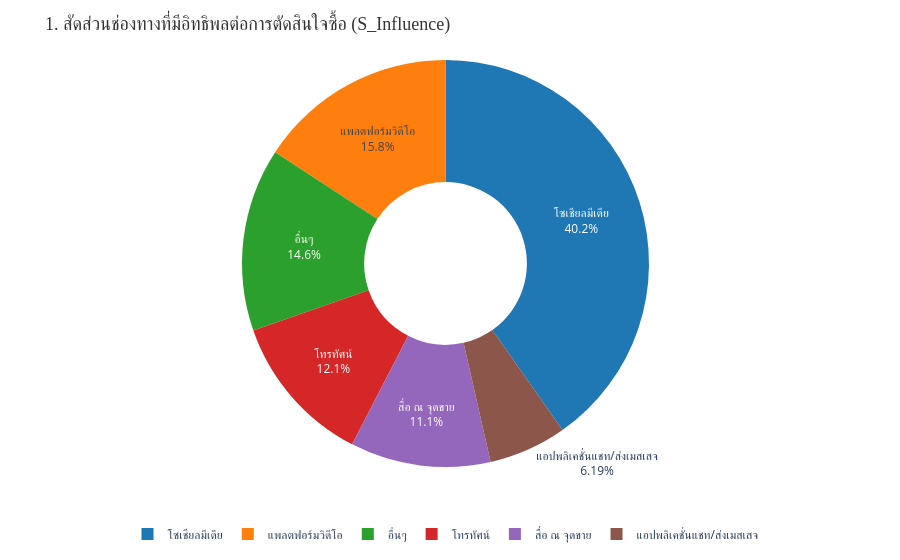
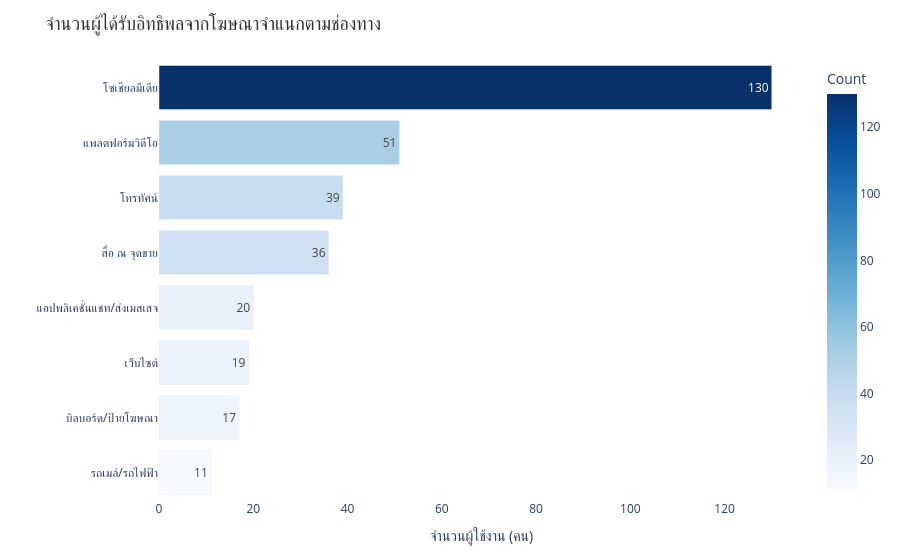
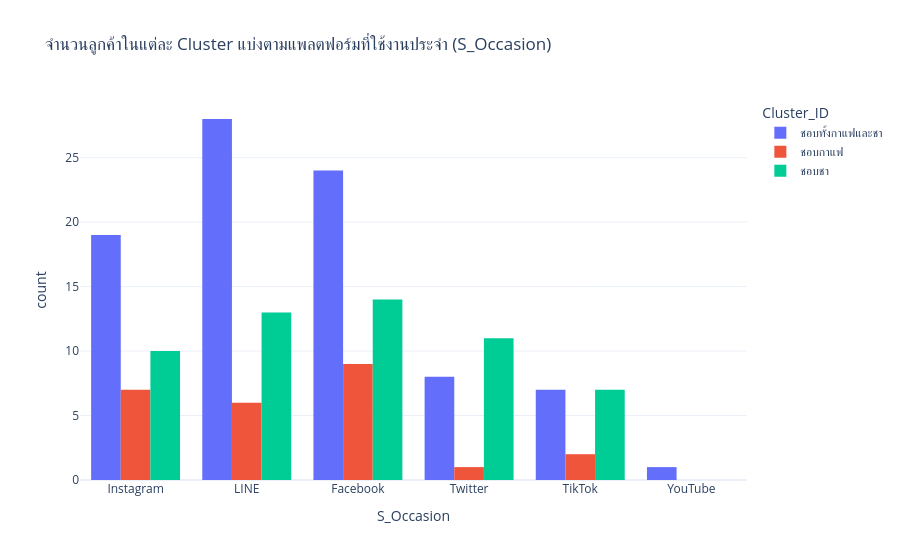
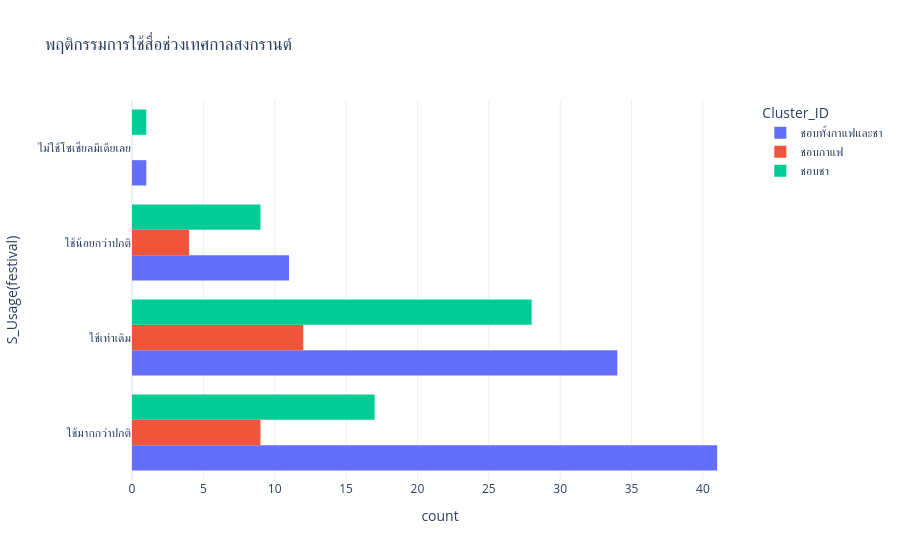

Notebook source saved alongside these figures, in order:
### Code cell
import pandas as pd
import plotly.express as px

# 1. โหลดข้อมูล
df = pd.read_csv('cleaned_data.csv')

# ---------------------------------------------------------
# กราฟที่ 1: Donut Chart สัดส่วนช่องทางที่มีอิทธิพล (S_Influence)
# ---------------------------------------------------------
main_cats = ['โซเชียลมีเดีย', 'แพลตฟอร์มวิดีโอ', 'โทรทัศน์', 'สื่อ ณ จุดขาย', 'แอปพลิเคชั่นแชท/ส่งเมสเสจ']
cat_counts = {cat: df['S_Influence'].str.contains(cat).sum() for cat in main_cats}

other_cats = ['เว็บไซต์', 'บิลบอร์ด/ป้ายโฆษณา', 'รถเมล์/รถไฟฟ้า']
other_sum = sum([df['S_Influence'].str.contains(cat).sum() for cat in other_cats])
cat_counts['อื่นๆ'] = other_sum

df_pie = pd.DataFrame(list(cat_counts.items()), columns=['Platform', 'Count'])

fig1 = px.pie(
    df_pie, 
    values='Count', 
    names='Platform', 
    title='1. สัดส่วนช่องทางที่มีอิทธิพลต่อการตัดสินใจซื้อ (S_Influence)', 
    hole=0.4, # เปลี่ยนเป็น Donut Chart เพื่อความทันสมัย
    color_discrete_sequence=prof_colors
)
fig1.update_traces(textinfo='percent+label', textfont_size=12)
fig1.update_layout(
    title_font=dict(size=18, family="Tahoma", color="#333"),
    legend=dict(orientation="h", yanchor="bottom", y=-0.2, xanchor="center", x=0.5),
    margin=dict(t=60, b=60, l=40, r=40),
    paper_bgcolor='white',
    plot_bgcolor='white'
)
fig1.show()

# ---------------------------------------------------------
# กราฟที่ 2: Bar Chart แนวนอน เรียงลำดับ (Sorted Bar Chart)
# ---------------------------------------------------------
all_categories = main_cats + other_cats
counts = {cat: df['S_Influence'].str.contains(cat).sum() for cat in all_categories}

df_influence = pd.DataFrame(list(counts.items()), columns=['Platform', 'Count']).sort_values(by='Count', ascending=True)

fig2 = px.bar(
    df_influence, 
    x='Count', 
    y='Platform', 
    title='จำนวนผู้ได้รับอิทธิพลจากโฆษณาจำแนกตามช่องทาง', 
    orientation='h', 
    text_auto=True,
    color='Count',
    color_continuous_scale='Blues' # ใช้โทนสีฟ้าเข้มไล่ระดับ
)
fig2.update_layout(
    title_font=dict(size=18, family="Tahoma", color="#333"),
    xaxis_title="จำนวนผู้ใช้งาน (คน)",
    yaxis_title="",
    margin=dict(t=60, b=60, l=120, r=40),
    paper_bgcolor='white',
    plot_bgcolor='white'
)
fig2.show()

# ---------------------------------------------------------
# กราฟที่ 3: กราฟเปรียบเทียบ S_Occasion แบ่งตาม Cluster_ID
# ---------------------------------------------------------
fig3 = px.histogram(
    df_filtered, 
    x='S_Occasion', 
    color='Cluster_ID', 
    title='จำนวนลูกค้าในแต่ละ Cluster แบ่งตามแพลตฟอร์มที่ใช้งานประจำ (S_Occasion)', 
    barmode='group', 
    template='plotly_white'
)
fig3.show()

# ---------------------------------------------------------
# กราฟที่ 4: กราฟพฤติกรรมการใช้สื่อช่วงเทศกาลสงกรานต์ (Festival)
# ---------------------------------------------------------
fig4 = px.histogram(
    df_filtered, 
    y='S_Usage(festival)', 
    color='Cluster_ID', 
    title='พฤติกรรมการใช้สื่อช่วงเทศกาลสงกรานต์', 
    barmode='group', 
    template='plotly_white'
)
fig4.show()

### Figure 1 — Plotly figure (JSON) as saved in the notebook; plotly's stock layout.template omitted (floating-point values rounded to 4 significant figures)
{"data": [{"domain": {"x": [0, 1], "y": [0, 1]}, "hole": 0.4, "hovertemplate": "Platform=%{label}<br>Count=%{value}<extra></extra>", "labels": ["โซเชียลมีเดีย", "แพลตฟอร์มวิดีโอ", "โทรทัศน์", "สื่อ ณ จุดขาย", "แอปพลิเคชั่นแชท/ส่งเมสเสจ", "อื่นๆ"], "legendgroup": "", "name": "", "showlegend": true, "textfont": {"size": 12}, "textinfo": "percent+label", "type": "pie", "values": [130, 51, 39, 36, 20, 47]}], "layout": {"legend": {"orientation": "h", "tracegroupgap": 0, "x": 0.5, "xanchor": "center", "y": -0.2, "yanchor": "bottom"}, "margin": {"b": 60, "l": 40, "r": 40, "t": 60}, "paper_bgcolor": "white", "piecolorway": ["#1F77B4", "#FF7F0E", "#2CA02C", "#D62728", "#9467BD", "#8C564B", "#E377C2", "#7F7F7F", "#BCBD22", "#17BECF"], "plot_bgcolor": "white", "title": {"font": {"color": "#333", "family": "Tahoma", "size": 18}, "text": "1. สัดส่วนช่องทางที่มีอิทธิพลต่อการตัดสินใจซื้อ (S_Influence)"}}}

### Figure 2 — Plotly figure (JSON) as saved in the notebook; plotly's stock layout.template omitted (floating-point values rounded to 4 significant figures)
{"data": [{"hovertemplate": "Count=%{marker.color}<br>Platform=%{y}<extra></extra>", "legendgroup": "", "marker": {"color": [11, 17, 19, 20, 36, 39, 51, 130], "coloraxis": "coloraxis", "pattern": {"shape": ""}}, "name": "", "orientation": "h", "showlegend": false, "textposition": "auto", "texttemplate": "%{x}", "type": "bar", "x": [11, 17, 19, 20, 36, 39, 51, 130], "xaxis": "x", "y": ["รถเมล์/รถไฟฟ้า", "บิลบอร์ด/ป้ายโฆษณา", "เว็บไซต์", "แอปพลิเคชั่นแชท/ส่งเมสเสจ", "สื่อ ณ จุดขาย", "โทรทัศน์", "แพลตฟอร์มวิดีโอ", "โซเชียลมีเดีย"], "yaxis": "y"}], "layout": {"barmode": "relative", "coloraxis": {"colorbar": {"title": {"text": "Count"}}, "colorscale": [[0, "rgb(247,251,255)"], [0.125, "rgb(222,235,247)"], [0.25, "rgb(198,219,239)"], [0.375, "rgb(158,202,225)"], [0.5, "rgb(107,174,214)"], [0.625, "rgb(66,146,198)"], [0.75, "rgb(33,113,181)"], [0.875, "rgb(8,81,156)"], [1, "rgb(8,48,107)"]]}, "legend": {"tracegroupgap": 0}, "margin": {"b": 60, "l": 120, "r": 40, "t": 60}, "paper_bgcolor": "white", "plot_bgcolor": "white", "title": {"font": {"color": "#333", "family": "Tahoma", "size": 18}, "text": "จำนวนผู้ได้รับอิทธิพลจากโฆษณาจำแนกตามช่องทาง"}, "xaxis": {"anchor": "y", "domain": [0, 1], "title": {"text": "จำนวนผู้ใช้งาน (คน)"}}, "yaxis": {"anchor": "x", "domain": [0, 1], "title": {"text": ""}}}}

### Figure 3 — Plotly figure (JSON) as saved in the notebook; plotly's stock layout.template omitted (floating-point values rounded to 4 significant figures)
{"data": [{"alignmentgroup": "True", "bingroup": "x", "hovertemplate": "Cluster_ID=ชอบทั้งกาแฟและชา<br>S_Occasion=%{x}<br>count=%{y}<extra></extra>", "legendgroup": "ชอบทั้งกาแฟและชา", "marker": {"color": "#636efa", "pattern": {"shape": ""}}, "name": "ชอบทั้งกาแฟและชา", "offsetgroup": "ชอบทั้งกาแฟและชา", "orientation": "v", "showlegend": true, "type": "histogram", "x": ["Instagram", "LINE", "LINE", "LINE", "LINE", "Facebook", "Facebook", "LINE", "LINE", "Facebook", "Twitter", "Facebook", "Facebook", "LINE", "Facebook", "Instagram", "LINE", "TikTok", "Facebook", "Twitter", "TikTok", "Facebook", "LINE", "LINE", "LINE", "Facebook", "Twitter", "Twitter", "LINE", "LINE", "Instagram", "TikTok", "TikTok", "TikTok", "Twitter", "TikTok", "Instagram", "Facebook", "Instagram", "Facebook", "Facebook", "LINE", "Instagram", "Facebook", "Facebook", "Facebook", "Facebook", "LINE", "Instagram", "LINE", "LINE", "Facebook", "Facebook", "LINE", "LINE", "YouTube", "Facebook", "Instagram", "Instagram", "Instagram", "Facebook", "LINE", "LINE", "Instagram", "LINE", "LINE", "Facebook", "Instagram", "Instagram", "LINE", "Facebook", "Facebook", "Twitter", "LINE", "LINE", "Twitter", "Instagram", "Instagram", "Facebook", "Instagram", "TikTok", "Instagram", "Twitter", "Instagram", "LINE", "LINE", "Instagram"], "xaxis": "x", "yaxis": "y"}, {"alignmentgroup": "True", "bingroup": "x", "hovertemplate": "Cluster_ID=ชอบกาแฟ<br>S_Occasion=%{x}<br>count=%{y}<extra></extra>", "legendgroup": "ชอบกาแฟ", "marker": {"color": "#EF553B", "pattern": {"shape": ""}}, "name": "ชอบกาแฟ", "offsetgroup": "ชอบกาแฟ", "orientation": "v", "showlegend": true, "type": "histogram", "x": ["LINE", "TikTok", "Instagram", "Instagram", "Facebook", "TikTok", "Instagram", "Facebook", "LINE", "Facebook", "Facebook", "Facebook", "Facebook", "LINE", "Instagram", "LINE", "Twitter", "Instagram", "Facebook", "Facebook", "Instagram", "LINE", "LINE", "Facebook", "Instagram"], "xaxis": "x", "yaxis": "y"}, {"alignmentgroup": "True", "bingroup": "x", "hovertemplate": "Cluster_ID=ชอบชา<br>S_Occasion=%{x}<br>count=%{y}<extra></extra>", "legendgroup": "ชอบชา", "marker": {"color": "#00cc96", "pattern": {"shape": ""}}, "name": "ชอบชา", "offsetgroup": "ชอบชา", "orientation": "v", "showlegend": true, "type": "histogram", "x": ["Facebook", "Facebook", "Facebook", "LINE", "Facebook", "Instagram", "Instagram", "LINE", "Facebook", "LINE", "Instagram", "Twitter", "Twitter", "Instagram", "Twitter", "TikTok", "Twitter", "Instagram", "Facebook", "TikTok", "Facebook", "LINE", "TikTok", "Instagram", "Twitter", "Facebook", "TikTok", "Facebook", "Twitter", "Twitter", "LINE", "TikTok", "Instagram", "Instagram", "Facebook", "TikTok", "LINE", "LINE", "Instagram", "LINE", "Twitter", "TikTok", "Facebook", "Twitter", "LINE", "Facebook", "LINE", "LINE", "LINE", "Facebook", "Twitter", "Facebook", "Twitter", "LINE", "Instagram"], "xaxis": "x", "yaxis": "y"}], "layout": {"barmode": "group", "legend": {"title": {"text": "Cluster_ID"}, "tracegroupgap": 0}, "title": {"text": "จำนวนลูกค้าในแต่ละ Cluster แบ่งตามแพลตฟอร์มที่ใช้งานประจำ (S_Occasion)"}, "xaxis": {"anchor": "y", "domain": [0, 1], "title": {"text": "S_Occasion"}}, "yaxis": {"anchor": "x", "domain": [0, 1], "title": {"text": "count"}}}}

### Figure 4 — Plotly figure (JSON) as saved in the notebook; plotly's stock layout.template omitted (floating-point values rounded to 4 significant figures)
{"data": [{"alignmentgroup": "True", "bingroup": "y", "hovertemplate": "Cluster_ID=ชอบทั้งกาแฟและชา<br>count=%{x}<br>S_Usage(festival)=%{y}<extra></extra>", "legendgroup": "ชอบทั้งกาแฟและชา", "marker": {"color": "#636efa", "pattern": {"shape": ""}}, "name": "ชอบทั้งกาแฟและชา", "offsetgroup": "ชอบทั้งกาแฟและชา", "orientation": "h", "showlegend": true, "type": "histogram", "xaxis": "x", "y": ["ใช้มากกว่าปกติ", "ใช้มากกว่าปกติ", "ใช้เท่าเดิม", "ใช้มากกว่าปกติ", "ใช้มากกว่าปกติ", "ใช้เท่าเดิม", "ใช้น้อยกว่าปกติ", "ใช้มากกว่าปกติ", "ใช้มากกว่าปกติ", "ใช้น้อยกว่าปกติ", "ใช้เท่าเดิม", "ใช้เท่าเดิม", "ใช้เท่าเดิม", "ใช้มากกว่าปกติ", "ใช้เท่าเดิม", "ใช้มากกว่าปกติ", "ใช้น้อยกว่าปกติ", "ใช้เท่าเดิม", "ใช้เท่าเดิม", "ใช้มากกว่าปกติ", "ใช้น้อยกว่าปกติ", "ใช้เท่าเดิม", "ใช้มากกว่าปกติ", "ใช้มากกว่าปกติ", "ใช้มากกว่าปกติ", "ใช้มากกว่าปกติ", "ใช้มากกว่าปกติ", "ใช้เท่าเดิม", "ใช้มากกว่าปกติ", "ใช้มากกว่าปกติ", "ใช้มากกว่าปกติ", "ใช้มากกว่าปกติ", "ใช้เท่าเดิม", "ใช้มากกว่าปกติ", "ใช้มากกว่าปกติ", "ใช้มากกว่าปกติ", "ใช้มากกว่าปกติ", "ใช้เท่าเดิม", "ใช้มากกว่าปกติ", "ใช้มากกว่าปกติ", "ใช้เท่าเดิม", "ไม่ใช้โซเชียลมีเดียเลย", "ใช้เท่าเดิม", "ใช้เท่าเดิม", "ใช้เท่าเดิม", "ใช้มากกว่าปกติ", "ใช้เท่าเดิม", "ใช้มากกว่าปกติ", "ใช้มากกว่าปกติ", "ใช้เท่าเดิม", "ใช้เท่าเดิม", "ใช้เท่าเดิม", "ใช้น้อยกว่าปกติ", "ใช้เท่าเดิม", "ใช้มากกว่าปกติ", "ใช้เท่าเดิม", "ใช้มากกว่าปกติ", "ใช้มากกว่าปกติ", "ใช้มากกว่าปกติ", "ใช้เท่าเดิม", "ใช้เท่าเดิม", "ใช้เท่าเดิม", "ใช้มากกว่าปกติ", "ใช้เท่าเดิม", "ใช้น้อยกว่าปกติ", "ใช้น้อยกว่าปกติ", "ใช้เท่าเดิม", "ใช้มากกว่าปกติ", "ใช้มากกว่าปกติ", "ใช้มากกว่าปกติ", "ใช้น้อยกว่าปกติ", "ใช้เท่าเดิม", "ใช้น้อยกว่าปกติ", "ใช้มากกว่าปกติ", "ใช้น้อยกว่าปกติ", "ใช้มากกว่าปกติ", "ใช้เท่าเดิม", "ใช้มากกว่าปกติ", "ใช้มากกว่าปกติ", "ใช้มากกว่าปกติ", "ใช้น้อยกว่าปกติ", "ใช้มากกว่าปกติ", "ใช้เท่าเดิม", "ใช้เท่าเดิม", "ใช้เท่าเดิม", "ใช้เท่าเดิม", "ใช้เท่าเดิม"], "yaxis": "y"}, {"alignmentgroup": "True", "bingroup": "y", "hovertemplate": "Cluster_ID=ชอบกาแฟ<br>count=%{x}<br>S_Usage(festival)=%{y}<extra></extra>", "legendgroup": "ชอบกาแฟ", "marker": {"color": "#EF553B", "pattern": {"shape": ""}}, "name": "ชอบกาแฟ", "offsetgroup": "ชอบกาแฟ", "orientation": "h", "showlegend": true, "type": "histogram", "xaxis": "x", "y": ["ใช้น้อยกว่าปกติ", "ใช้มากกว่าปกติ", "ใช้เท่าเดิม", "ใช้เท่าเดิม", "ใช้มากกว่าปกติ", "ใช้เท่าเดิม", "ใช้เท่าเดิม", "ใช้มากกว่าปกติ", "ใช้มากกว่าปกติ", "ใช้เท่าเดิม", "ใช้เท่าเดิม", "ใช้เท่าเดิม", "ใช้มากกว่าปกติ", "ใช้เท่าเดิม", "ใช้เท่าเดิม", "ใช้น้อยกว่าปกติ", "ใช้เท่าเดิม", "ใช้มากกว่าปกติ", "ใช้น้อยกว่าปกติ", "ใช้มากกว่าปกติ", "ใช้มากกว่าปกติ", "ใช้เท่าเดิม", "ใช้เท่าเดิม", "ใช้น้อยกว่าปกติ", "ใช้มากกว่าปกติ"], "yaxis": "y"}, {"alignmentgroup": "True", "bingroup": "y", "hovertemplate": "Cluster_ID=ชอบชา<br>count=%{x}<br>S_Usage(festival)=%{y}<extra></extra>", "legendgroup": "ชอบชา", "marker": {"color": "#00cc96", "pattern": {"shape": ""}}, "name": "ชอบชา", "offsetgroup": "ชอบชา", "orientation": "h", "showlegend": true, "type": "histogram", "xaxis": "x", "y": ["ใช้เท่าเดิม", "ใช้มากกว่าปกติ", "ใช้เท่าเดิม", "ใช้มากกว่าปกติ", "ใช้เท่าเดิม", "ใช้น้อยกว่าปกติ", "ใช้เท่าเดิม", "ใช้เท่าเดิม", "ใช้เท่าเดิม", "ใช้มากกว่าปกติ", "ใช้มากกว่าปกติ", "ใช้มากกว่าปกติ", "ใช้เท่าเดิม", "ใช้เท่าเดิม", "ใช้เท่าเดิม", "ใช้เท่าเดิม", "ใช้น้อยกว่าปกติ", "ใช้เท่าเดิม", "ใช้เท่าเดิม", "ใช้เท่าเดิม", "ใช้มากกว่าปกติ", "ใช้เท่าเดิม", "ใช้น้อยกว่าปกติ", "ใช้เท่าเดิม", "ใช้เท่าเดิม", "ใช้เท่าเดิม", "ใช้มากกว่าปกติ", "ไม่ใช้โซเชียลมีเดียเลย", "ใช้น้อยกว่าปกติ", "ใช้มากกว่าปกติ", "ใช้น้อยกว่าปกติ", "ใช้มากกว่าปกติ", "ใช้น้อยกว่าปกติ", "ใช้เท่าเดิม", "ใช้มากกว่าปกติ", "ใช้เท่าเดิม", "ใช้มากกว่าปกติ", "ใช้เท่าเดิม", "ใช้มากกว่าปกติ", "ใช้เท่าเดิม", "ใช้มากกว่าปกติ", "ใช้มากกว่าปกติ", "ใช้มากกว่าปกติ", "ใช้เท่าเดิม", "ใช้เท่าเดิม", "ใช้เท่าเดิม", "ใช้น้อยกว่าปกติ", "ใช้น้อยกว่าปกติ", "ใช้น้อยกว่าปกติ", "ใช้เท่าเดิม", "ใช้มากกว่าปกติ", "ใช้เท่าเดิม", "ใช้เท่าเดิม", "ใช้มากกว่าปกติ", "ใช้เท่าเดิม"], "yaxis": "y"}], "layout": {"barmode": "group", "legend": {"title": {"text": "Cluster_ID"}, "tracegroupgap": 0}, "title": {"text": "พฤติกรรมการใช้สื่อช่วงเทศกาลสงกรานต์"}, "xaxis": {"anchor": "y", "domain": [0, 1], "title": {"text": "count"}}, "yaxis": {"anchor": "x", "domain": [0, 1], "title": {"text": "S_Usage(festival)"}}}}
